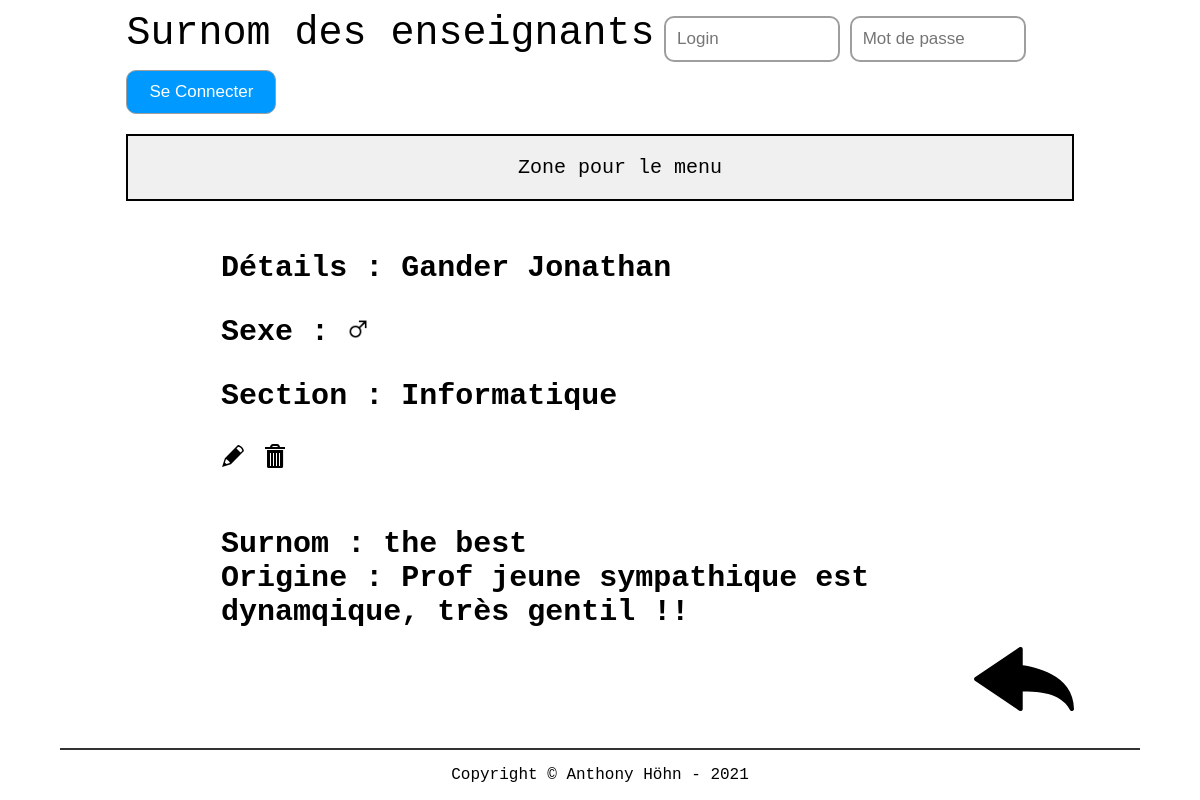
Page /src/php/detail.php?idTeacher=7 on the earlier database version.
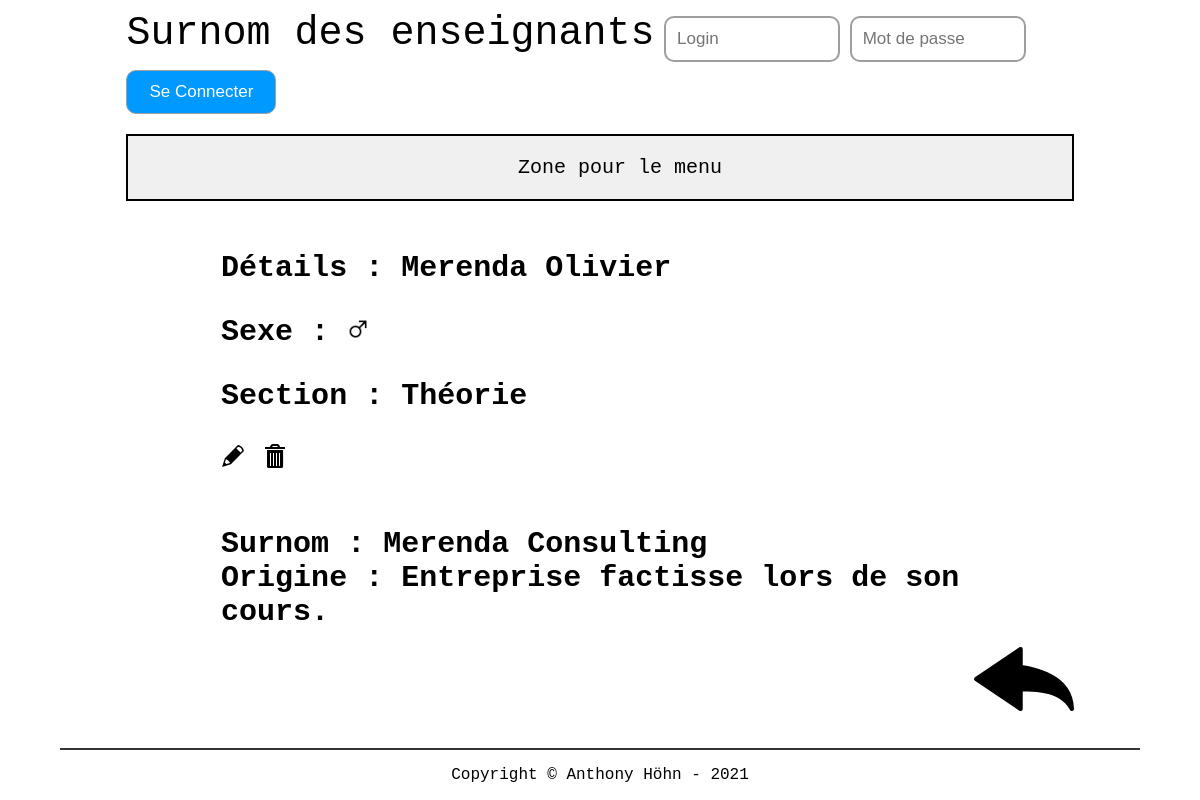
Same page on the later database version.
### tables this page shows
CREATE TABLE t_teacher(
	idTeacher int AUTO_INCREMENT PRIMARY KEY,
	teaFirstname varchar(50) NOT NULL,
	teaName varchar(50) NOT NULL,
	teaGender char(1) NOT NULL,
	teaNickname varchar(100) NOT NULL,
	teaOrigin varchar(255) NOT NULL);

CREATE TABLE t_teaches(
	fkteacher int NOT NULL,
	fksection int NOT NULL,
	CONSTRAINT fk_teacher_teaches_id FOREIGN KEY (fkteacher) REFERENCES t_teacher(idTeacher) ON DELETE CASCADE,
	CONSTRAINT fk_section_teaches_id FOREIGN KEY (fksection) REFERENCES t_section(idSection) ON DELETE CASCADE,
	PRIMARY KEY (fksection,fkteacher));

CREATE TABLE t_section(
	idSection int AUTO_INCREMENT PRIMARY KEY,
	secName varchar(30) NOT NULL);

### src/php/lib/database.php (called while the page is built, shortened)
<?php
 class Database {
    private $connector;
    public function __construct(){
    try{
        $this->connector = new PDO("mysql:host=localhost;dbname=db_nickname_anthohn;charset=utf8", "dbNicknameUser", "grp2B_21");
        }
        catch(PDOException $e)
        {
            die("<h1>Impossible de se connecter à la base de données</h1> erreur :". $e->getMessage());
        }
    }
    private function queryPrepareExecute($query, $binds){
        $req = $this->connector->prepare($query);
        foreach($binds as $bind){
            $req->bindValue($bind['field'], $bind['value'], $bind['type']);
        }
        $req->execute();
        return $req;
    }
    private function formatData($req){
        $results = $req->fetchALL(PDO::FETCH_ASSOC);
        return $results;
    }
    public function getOneTeacher($id){
        $query = "SELECT * FROM t_teacher WHERE idTeacher = :id";
        $binds = array(
            0 => array(
                'field' => ':id',
                'value' => $id,
                'type' => PDO::PARAM_INT
            )
        );
        $reqExecuted = $this->queryPrepareExecute($query, $binds);
        $results = $this->formatData($reqExecuted);
        return $results;
    }
    public function getOneTeacherSection($id){
        $query = "SELECT * FROM t_teaches JOIN t_teacher ON fkteacher = idTeacher JOIN t_section ON fksection = idSection WHERE idTeacher = :id";
        $binds = array(
            0 => array(
                'field' => ':id',
                'value' => $id,
                'type' => PDO::PARAM_INT
            )
        );
        $reqExecuted = $this->queryPrepareExecute($query, $binds);
        $results = $this->formatData($reqExecuted);
        return $results;
    }
}
?>

### src/php/detail.php (the view)
<?php
require "header.php";
$id = $_GET["idTeacher"];
$teachers = $db->getOneTeacher($id);
$sections = $db->getOneTeacherSection($id);
?>
        <?php foreach($teachers as $teacher): ?>
        <h3>Détails : <?= $teacher["teaName"] ?><?= " ";?><?= $teacher["teaFirstname"] ?><p>Sexe :
            <?php if($teacher["teaGender"] == "M")
            {
                echo '<img src="../../userContent/maleGender.png" width"22px" height="22px" alt="icons">';
            }
            else if ($teacher["teaGender"] == "W")
            {
                echo '<img src="../../userContent/femaleGender.png" width"22px" height="22px" alt="icons">';
            }
            else if ($teacher["teaGender"] == "O")
            {
                echo "Autre";
            }?></p>
        <?php foreach($sections as $section): ?>
        <p>Section : <?= $section["secName"] ?></p>
        <?php endforeach; ?>
        <a href="editTeacher.php?idTeacher=<?= $teacher["idTeacher"]; ?>"><img src="../../userContent/edit.svg"></img></a>
        <a href="deleteTeacher.php?idTeacher=<?= $teacher["idTeacher"]; ?>" onclick="return confirm('Êtes vous sûr de voiloir supprimer l\'enseignant ?')"><img src="../../userContent/trash.svg"></img></a>
        </h3>
        <h4>Surnom : <?= $teacher["teaNickname"] ?></h4>
        <h4>Origine : <?= $teacher["teaOrigin"] ?></h4>
        <?php endforeach; ?>
        <div class="back">
            <a href="index.php"><img width="100px" src="../../userContent/backArrow.svg"></img></a>
        </div>
<?php require "footer.php";

Differences in the rows shown:
removed t_teacher: teaName "Gander", teaFirstname "Jonathan", teaNickname "the best", teaOrigin "Prof jeune sympathique est dynamqique, très gentil !!"
removed t_teaches: fksection.secName "Informatique"
added t_teacher: teaName "Merenda", teaFirstname "Olivier", teaNickname "Merenda Consulting", teaOrigin "Entreprise factisse lors de son cours."
added t_teaches: fksection.secName "Théorie"
